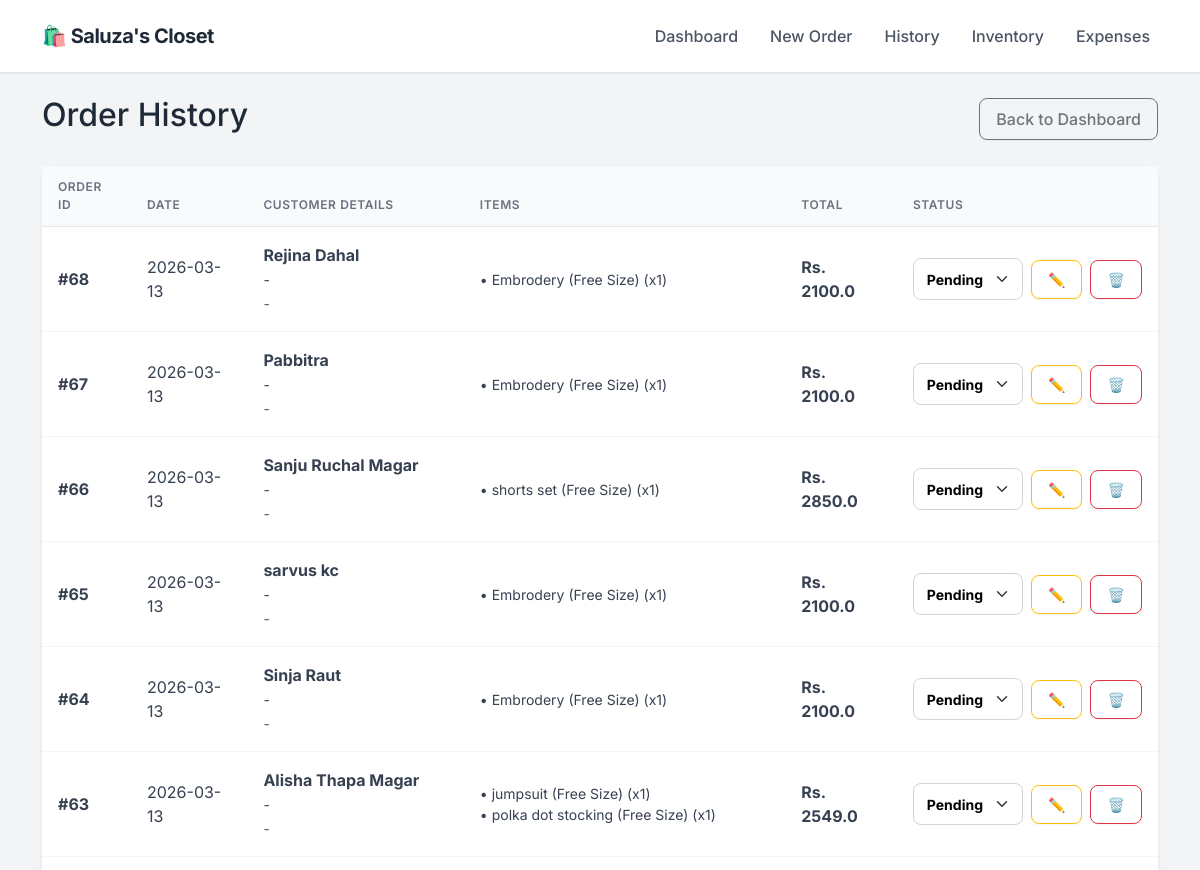
The page /orders (upper part) on the database as committed earlier.
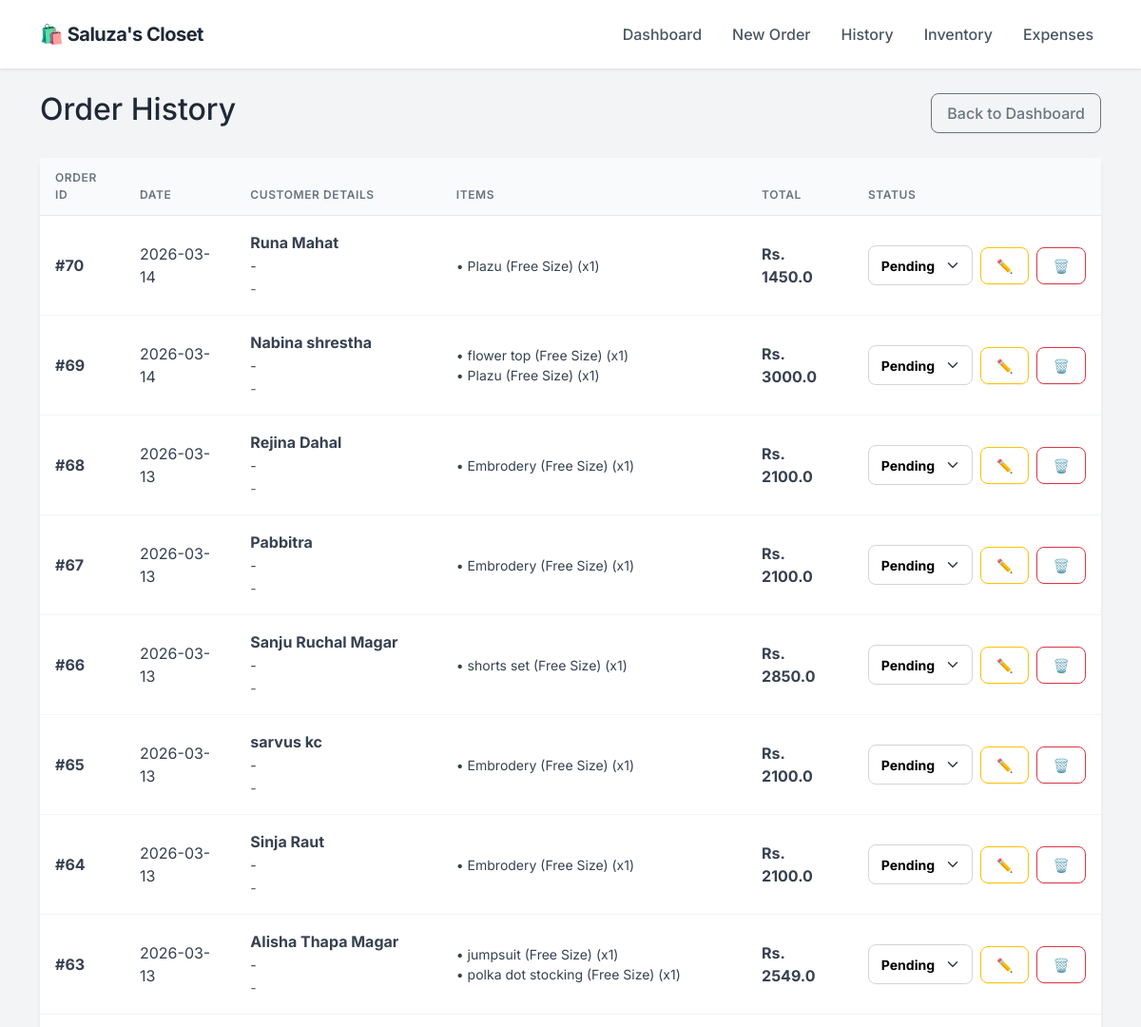
The same page on the database as committed later.
### app.py (models this page shows)
class Order(db.Model):
    id = db.Column(db.Integer, primary_key=True)
    customer_name = db.Column(db.String(100), nullable=False)
    phone = db.Column(db.String(20), nullable=False)
    address = db.Column(db.String(200), nullable=True)
    date = db.Column(db.DateTime, default=datetime.utcnow)
    total_amount = db.Column(db.Float, default=0.0)
    profit = db.Column(db.Float, default=0.0)
    status = db.Column(db.String(20), default='Pending')
    items = db.relationship('OrderItem', backref='order', lazy=True)

class OrderItem(db.Model):
    id = db.Column(db.Integer, primary_key=True)
    order_id = db.Column(db.Integer, db.ForeignKey('order.id'), nullable=False)
    product_id = db.Column(db.Integer, db.ForeignKey('product.id'), nullable=False)
    quantity = db.Column(db.Integer, nullable=False)
    discount = db.Column(db.Float, default=0.0)
    subtotal = db.Column(db.Float, nullable=False)
    product_name = db.Column(db.String(100))

### app.py (the view)
@app.route('/orders')
def order_history():
    all_orders = Order.query.order_by(Order.date.desc()).all()
    return render_template('orders.html', orders=all_orders)

### templates/orders.html (shortened to what this page needs)
{% extends "layout.html" %}
{% block content %}
<div class="d-flex justify-content-between align-items-center mb-4">
    <h2>Order History</h2>
    <a href="/" class="btn btn-outline-secondary">Back to Dashboard</a>
</div>
<div class="card shadow-sm">
    <div class="card-body p-0">
        <table class="table table-hover mb-0 align-middle">
            <thead class="table-light">
                <tr>
                    <th>Order ID</th>
                    <th>Date</th>
                    <th>Customer Details</th>
                    <th>Items</th>
                    <th>Total</th>
                    <th>Status</th>
                </tr>
            </thead>
            <tbody>
                {% for order in orders %}
                <tr>
                    <td><strong>#{{ order.id }}</strong></td>
                    <td>{{ order.date.strftime('%Y-%m-%d') }}</td>
                    <td>
                        <strong>{{ order.customer_name }}</strong><br>
                        <small>{{ order.phone }}</small><br>
                        <small class="text-muted">{{ order.address }}</small>
                    </td>
                    <td>
                        <ul class="list-unstyled mb-0 small">
                        {% for item in order.items %}
                            <li>• {{ item.product_name }} (x{{ item.quantity }})</li>
                        {% endfor %}
                        </ul>
                    </td>
                    <td><strong>Rs. {{ order.total_amount }}</strong></td>
                    <td>
                        <div class="d-flex gap-2 align-items-center">
                            <form action="/update_status/{{ order.id }}" method="POST">
                                <select name="status" class="form-select form-select-sm"
                                        style="width: 110px; font-weight: bold;
                                        color: {{ 'green' if order.status == 'Delivered' else ('blue' if order.status == 'Shipped' else 'black') }}"
                                        onchange="this.form.submit()">
                                    <option value="Pending" {% if order.status == 'Pending' %}selected{% endif %}>Pending</option>
                                </select>
                            </form>
                            <a href="/edit_order/{{ order.id }}" class="btn btn-sm btn-outline-warning" title="Edit Order">✏️</a>
                            <a href="/delete_order/{{ order.id }}"
                               class="btn btn-sm btn-outline-danger"
                               onclick="return confirm('Are you sure? This will delete the order and RESTORE the stock.')"
                               title="Delete Order">
                                🗑️
                            </a>
                        </div>
                    </td>
                </tr>
                {% endfor %}
            </tbody>
        </table>
    </div>
</div>
{% endblock %}

### templates/layout.html (shortened to what this page needs)
<!DOCTYPE html>
<html lang="en">
<head>
    <link href="https://cdn.jsdelivr.net/npm/bootstrap@5.3.0/dist/css/bootstrap.min.css" rel="stylesheet">
</head>
<body>
    <nav class="navbar navbar-expand-lg sticky-top">
        <div class="container">
            <a class="navbar-brand" href="/">
                🛍️ Saluza's Closet
            </a>
            <div class="collapse navbar-collapse" id="navbarNav">
                <ul class="navbar-nav ms-auto">
                    <li class="nav-item"><a class="nav-link" href="/">Dashboard</a></li>
                    <li class="nav-item"><a class="nav-link" href="/new_order">New Order</a></li>
                    <li class="nav-item"><a class="nav-link" href="/orders">History</a></li>
                    <li class="nav-item"><a class="nav-link" href="/inventory">Inventory</a></li>
                    <li class="nav-item"><a class="nav-link" href="/expenses">Expenses</a></li>
                </ul>
            </div>
        </div>
    </nav>
    <div class="container py-4">
        {% block content %}{% endblock %}
    </div>
</body>
</html>

### templates/layout.html (style rules this page uses)
:root { --primary-color: #2563eb; --bg-color: #f3f4f6; --text-dark: #1f2937; --card-shadow: 0 4px 6px -1px rgba(0, 0, 0, 0.1), 0 2px 4px -1px rgba(0, 0, 0, 0.06); }
body { font-family: 'Inter', sans-serif; background-color: var(--bg-color); color: var(--text-dark); }
.navbar { background-color: #ffffff; box-shadow: 0 1px 3px rgba(0,0,0,0.1); padding: 1rem 0; }
.navbar-brand { font-weight: 700; color: var(--text-dark) !important; font-size: 1.25rem; letter-spacing: -0.5px; }
.nav-link { color: #4b5563 !important; font-weight: 500; margin-left: 1rem; transition: color 0.2s; }
.card { border: none; border-radius: 12px; box-shadow: var(--card-shadow); background: #ffffff; transition: transform 0.2s; }
.btn { border-radius: 8px; font-weight: 500; padding: 0.5rem 1rem; box-shadow: 0 1px 2px 0 rgba(0, 0, 0, 0.05); }
.table { margin-bottom: 0; }
.table thead th { background-color: #f9fafb; color: #6b7280; font-size: 0.75rem; text-transform: uppercase; letter-spacing: 0.05em; font-weight: 600; border-bottom: 1px solid #e5e7eb; padding: 0.75rem 1rem; }
.table tbody td { padding: 1rem 1rem; vertical-align: middle; color: #374151; border-bottom: 1px solid #f3f4f6; }
.form-control, .form-select { border-radius: 8px; border: 1px solid #d1d5db; padding: 0.6rem 0.8rem; }

Rows that differ between the two databases and show on the page:
added Order: id "70", date "2026-03-14", customer_name "Runa Mahat", phone "-", address "-", total_amount "1450.0", status "Pending"
added OrderItem: product_name "Plazu (Free Size)", quantity "1", shown under "70"
added Order: id "69", date "2026-03-14", customer_name "Nabina shrestha", phone "-", address "-", total_amount "3000.0", status "Pending"
added OrderItem: product_name "flower top (Free Size)", quantity "1", shown under "69"
added OrderItem: product_name "Plazu (Free Size)", quantity "1", shown under "69"
